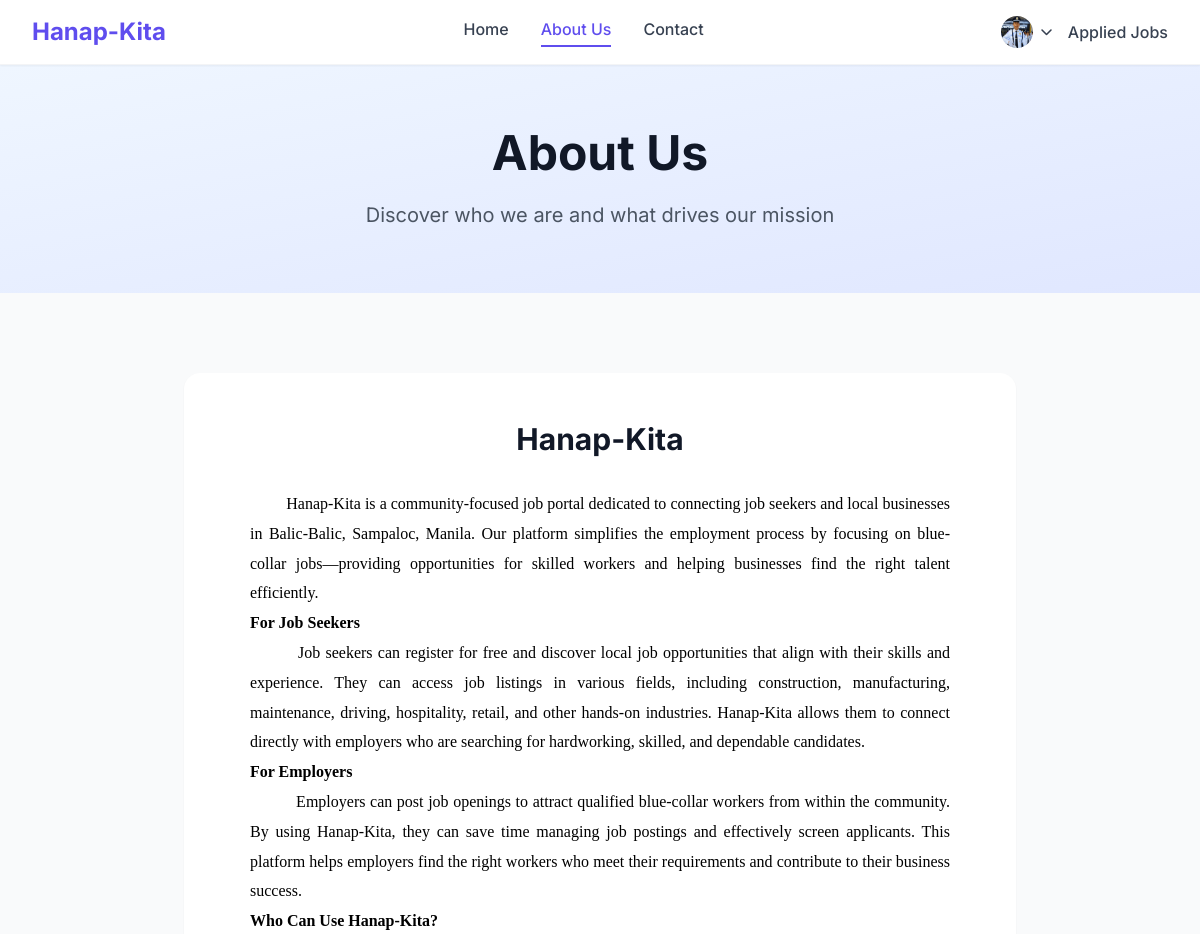
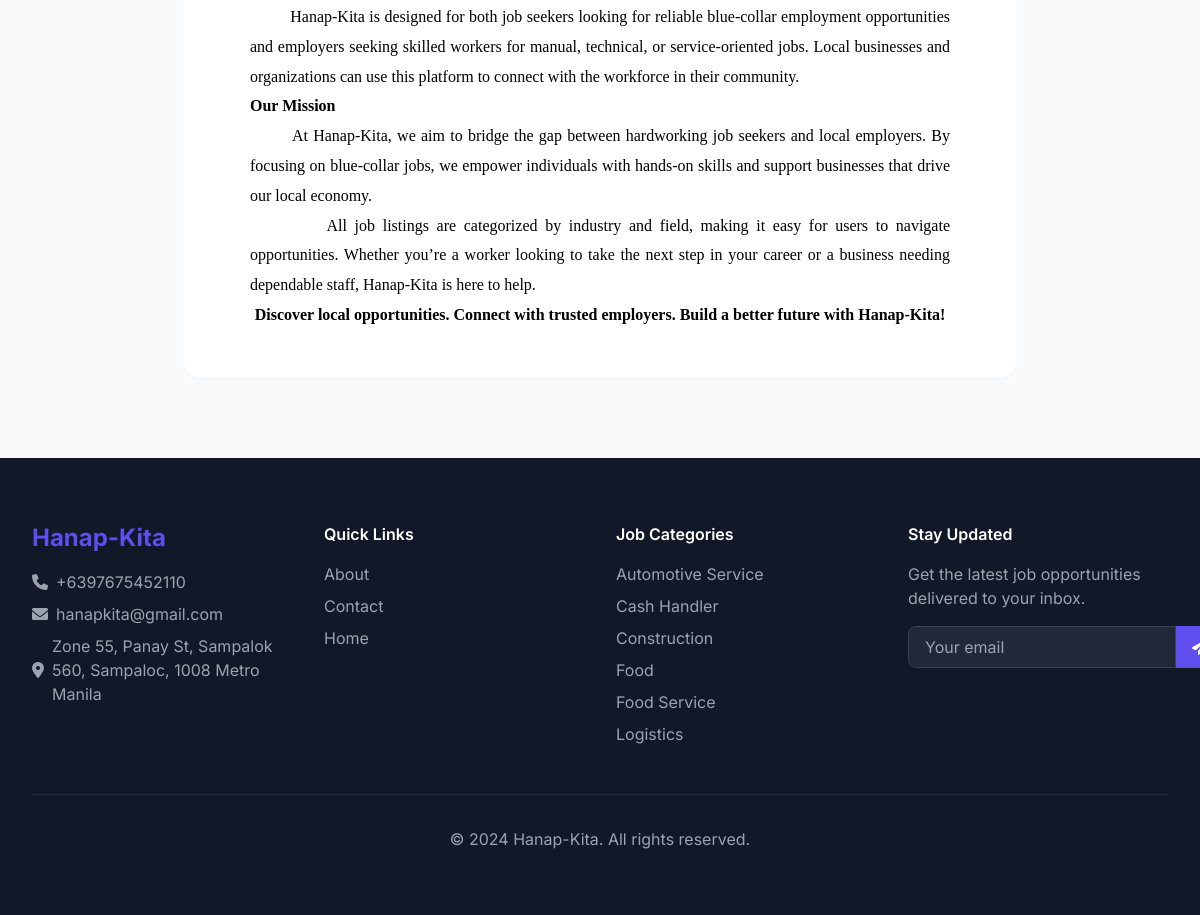
Screenshot of /hanapkita/about.php (signed in) with the database file from the repository (2 pictures, top to bottom).
### tables this page shows
CREATE TABLE `tbljobseekers` (
  `id` int(11) NOT NULL,
  `FullName` varchar(150) DEFAULT NULL,
  `EmailId` varchar(150) DEFAULT NULL,
  `ContactNumber` bigint(15) DEFAULT NULL,
  `Password` varchar(150) DEFAULT NULL,
  `Resume` varchar(150) DEFAULT NULL,
  `AboutMe` mediumtext DEFAULT NULL,
  `ProfilePic` varchar(200) DEFAULT NULL,
  `Skills` varchar(200) DEFAULT NULL,
  `RegDate` timestamp NULL DEFAULT current_timestamp(),
  `LastUpdationDate` timestamp NULL DEFAULT NULL ON UPDATE current_timestamp(),
  `IsActive` int(1) DEFAULT NULL
);

CREATE TABLE `tblpages` (
  `ID` int(11) NOT NULL,
  `PageType` varchar(200) DEFAULT NULL,
  `PageTitle` mediumtext DEFAULT NULL,
  `PageDescription` longtext DEFAULT NULL,
  `Email` varchar(200) NOT NULL,
  `MobileNumber` bigint(10) NOT NULL,
  `UpdationDate` timestamp NULL DEFAULT NULL ON UPDATE current_timestamp()
);

### hanapkita/about.php (the view, shortened to what this page needs)
<?php
include('includes/config.php');
?>
<!doctype html>
<html lang="en">
<head>
    <script src="https://cdn.tailwindcss.com"></script>
    <link href="https://cdnjs.cloudflare.com/ajax/libs/font-awesome/6.0.0/css/all.min.css" rel="stylesheet">
</head>
<body class="bg-gray-50 text-gray-900 font-sans">
    <header class="bg-white shadow-sm border-b border-gray-100 sticky top-0 z-50">
        <div class="max-w-7xl mx-auto px-4 sm:px-6 lg:px-8">
            <div class="flex justify-between items-center h-16">
                <div class="flex items-center">
                    <div class="flex-shrink-0">
                        <a href="index.php" class="text-2xl font-bold text-primary">Hanap-Kita</a>
                    </div>
                </div>
                <nav class="hidden md:flex space-x-8">
                    <a href="index.php" class="text-gray-700 hover:text-primary font-medium transition-colors">Home</a>
                    <a href="about.php" class="text-primary font-medium border-b-2 border-primary pb-1">About Us</a>
                    <a href="contact.php" class="text-gray-700 hover:text-primary font-medium transition-colors">Contact</a>
                </nav>
                <div class="flex items-center space-x-4">
                    <?php if (strlen($_SESSION['jsid']==0)) {?>
                        <div class="relative group">
                            <button class="flex items-center space-x-1 text-gray-700 hover:text-primary font-medium transition-colors">
                                <i class="fas fa-user"></i>
                                <span>Account</span>
                                <i class="fas fa-chevron-down text-xs"></i>
                            </button>
                            <div class="absolute right-0 mt-2 w-48 bg-white rounded-lg shadow-lg border border-gray-200 opacity-0 invisible group-hover:opacity-100 group-hover:visible transition-all">
                                <a href="sign-up.php" class="block px-4 py-2 text-gray-700 hover:bg-gray-50 rounded-t-lg">Job Seekers</a>
                                <a href="employers/emp-login.php" class="block px-4 py-2 text-gray-700 hover:bg-gray-50">Employers</a>
                                <a href="admin/index.php" class="block px-4 py-2 text-gray-700 hover:bg-gray-50 rounded-b-lg">Admin</a>
                            </div>
                        </div>
                    <?php } else { ?>
                        <div class="relative group">
                            <?php
                            $uid= $_SESSION['jsid'];
                            $sql="SELECT * from tbljobseekers where id='$uid'";
                            $query = $dbh -> prepare($sql);
                            $query->execute();
                            $results=$query->fetchAll(PDO::FETCH_OBJ);
                            $cnt=1;
                            if($query->rowCount() > 0) {
                                foreach($results as $row) {
                            ?>
                            <button class="flex items-center space-x-2 text-gray-700 hover:text-primary transition-colors">
                                <?php if($row->ProfilePic==''): ?>
                                    <img src="images/account.png" class="w-8 h-8 rounded-full">
                                <?php else: ?>
                                    <img src="images/<?php echo $row->ProfilePic;?>" class="w-8 h-8 rounded-full">
                                <?php endif;?>
                                <i class="fas fa-chevron-down text-xs"></i>
                            </button>
                            <?php $cnt=$cnt+1;}} ?>
                        </div>
                        <a href="applied-jobs.php" class="text-gray-700 hover:text-primary font-medium transition-colors">Applied Jobs</a>
                    <?php } ?>
                </div>
            </div>
        </div>
    </header>
    <section class="bg-gradient-to-br from-blue-50 to-indigo-100 py-16">
        <div class="max-w-4xl mx-auto px-4 sm:px-6 lg:px-8 text-center">
            <h1 class="text-5xl font-bold text-gray-900 mb-6">About Us</h1>
            <p class="text-xl text-gray-600">Discover who we are and what drives our mission</p>
        </div>
    </section>
    <section class="py-20">
        <div class="max-w-4xl mx-auto px-4 sm:px-6 lg:px-8">
            <div class="bg-white rounded-2xl shadow-sm p-8 md:p-12">
                <?php
                $sql="SELECT * from tblpages where PageType='aboutus'";
                $query = $dbh -> prepare($sql);
                $query->execute();
                $results=$query->fetchAll(PDO::FETCH_OBJ);
                $cnt=1;
                if($query->rowCount() > 0) {
                    foreach($results as $row) {
                ?>
                <div class="prose prose-lg max-w-none">
                    <h2 class="text-3xl font-bold text-center text-gray-900 mb-8"><?php echo ($row->PageTitle);?></h2>
                    <div class="text-gray-700 leading-relaxed space-y-6">
                        <?php echo ($row->PageDescription);?>
                    </div>
                </div>
                <?php $cnt=$cnt+1;}} ?>
            </div>
        </div>
    </section>
    <footer class="bg-gray-900 text-white py-16">
        <div class="max-w-7xl mx-auto px-4 sm:px-6 lg:px-8">
            <div class="grid md:grid-cols-4 gap-8">
                <div class="md:col-span-1">
                    <h3 class="text-2xl font-bold text-primary mb-4">Hanap-Kita</h3>
                    <?php
                    $sql="SELECT * from tblpages where PageType='contactus'";
                    $query = $dbh -> prepare($sql);
                    $query->execute();
                    $results=$query->fetchAll(PDO::FETCH_OBJ);
                    $cnt=1;
                    if($query->rowCount() > 0) {
                        foreach($results as $row) {
                    ?>
                    <ul class="space-y-2 text-gray-400">
                        <li class="flex items-center space-x-2">
                            <i class="fas fa-phone"></i>
                            <span>+<?php echo htmlentities($row->MobileNumber);?></span>
                        </li>
                        <li class="flex items-center space-x-2">
                            <i class="fas fa-envelope"></i>
                            <span><?php echo htmlentities($row->Email);?></span>
                        </li>
                        <li class="flex items-center space-x-2">
                            <i class="fas fa-map-marker-alt"></i>
                            <span><?php echo htmlentities($row->PageDescription);?></span>
                        </li>
                    </ul>
                    <?php $cnt=$cnt+1;}} ?>
                </div>
                <div>
                    <h4 class="font-semibold mb-4">Quick Links</h4>
                    <ul class="space-y-2">
                        <li><a href="about.php" class="text-gray-400 hover:text-white transition-colors">About</a></li>
                        <li><a href="contact.php" class="text-gray-400 hover:text-white transition-colors">Contact</a></li>
                        <li><a href="index.php" class="text-gray-400 hover:text-white transition-colors">Home</a></li>
                    </ul>
                </div>
                <div>
                    <h4 class="font-semibold mb-4">Job Categories</h4>
                    <ul class="space-y-2">
                        <?php
                        $sql="SELECT jobCategory,count(jobId) as totaljobs from tbljobs group by jobCategory LIMIT 6";
                        $query = $dbh -> prepare($sql);
                        $query->execute();
                        $results=$query->fetchAll(PDO::FETCH_OBJ);
                        foreach($results as $row) {
                        ?>
                        <li>
                            <a href="view-categorywise-job.php?viewid=<?php echo htmlentities($row->jobCategory);?>"
                               class="text-gray-400 hover:text-white transition-colors">
                                <?php echo htmlentities($row->jobCategory);?>
                            </a>
                        </li>
                        <?php } ?>
                    </ul>
                </div>
                <div>
                    <h4 class="font-semibold mb-4">Stay Updated</h4>
                    <p class="text-gray-400 mb-4">Get the latest job opportunities delivered to your inbox.</p>
                    <div class="flex">
                        <input type="email" placeholder="Your email"
                               class="flex-1 px-4 py-2 bg-gray-800 border border-gray-700 rounded-l-lg focus:outline-none focus:ring-2 focus:ring-primary">
                        <button class="bg-primary px-4 py-2 rounded-r-lg hover:bg-primary-dark transition-colors">
                            <i class="fas fa-paper-plane"></i>
                        </button>
                    </div>
                </div>
            </div>
            <div class="border-t border-gray-800 mt-12 pt-8 text-center">
                <p class="text-gray-400">&copy; 2024 Hanap-Kita. All rights reserved.</p>
            </div>
        </div>
    </footer>
</body>
</html>

### rows the page displays
tbljobseekers: ProfilePic (picture)
tblpages: PageTitle "Hanap-Kita", PageDescription "Hanap-Kita is a community-focused job portal dedicated to connecting job seekers and local businesses in Balic-Balic, Sampaloc, Manila. Our platform simplifies the employment process by focusing on blue-collar jobs—providing opportunities for skilled workers and helping businesses find the right talent efficiently. For Job Seekers Job seekers can register for free and discover local job opportunities that align with their skills and experience. They can access job listings in various fields, including construction, manufacturing, maintenance, driving, hospitality, retail, and other hands-on industries. Hanap-Kita allows them to connect directly with employers who are searching for…"
tblpages: MobileNumber "6397675452110", Email "hanapkita@gmail.com", PageDescription "Zone 55, Panay St, Sampalok 560, Sampaloc, 1008 Metro Manila"

### other values shown
$row->jobCategory "Automotive Service"
$row->jobCategory "Cash Handler"
$row->jobCategory "Construction"
$row->jobCategory "Food"
$row->jobCategory "Food Service"
$row->jobCategory "Logistics"
